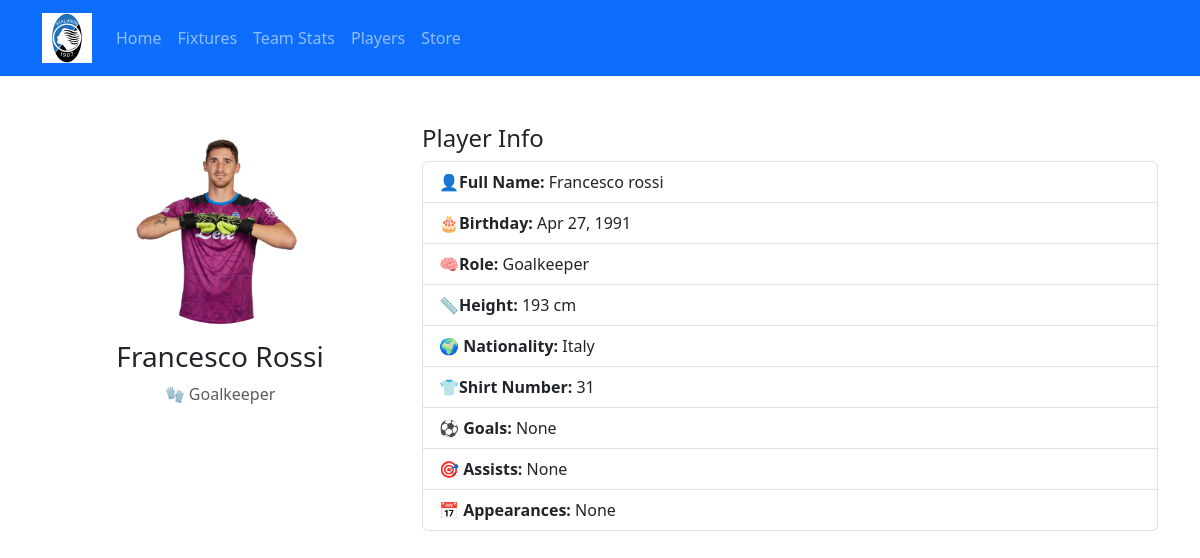
/player/4, run on the app's committed database.
### tables this page shows
CREATE TABLE Player (
                id INTEGER PRIMARY KEY AUTOINCREMENT,
                name TEXT NOT NULL,
                position TEXT NOT NULL,
                image TEXT NOT NULL
            , full_name TEXT, birthday TEXT, role TEXT, height TEXT, nationality TEXT, shirt_number INTEGER, goals INTEGER, assists INTEGER, appearances INTEGER);

### atalanta_bc_website/web.py (the view)
@app.route("/player/<int:player_id>")
def player_detail(player_id):
    conn = sqlite3.connect("database.db")
    cursor = conn.cursor()
    cursor.execute("SELECT * FROM Player WHERE id = ?", (player_id,))
    row = cursor.fetchone()
    conn.close()
    if row:
        player = {
            "id": row[0],
            "name": row[1],
            "position": row[2],
            "image": row[3],
            "full_name": row[4],
            "birthday": row[5],
            "role": row[6],
            "height": row[7],
            "nationality": row[8],
            "shirt_number": row[9],
            "goals": row[10],
            "assists": row[11],
            "appearances": row[12],
        }
        return render_template("player_detail.html", player=player)
    else:
        return "Player not found", 404

### atalanta_bc_website/templates/player_detail.html (shortened to what this page needs)
<!DOCTYPE html>
<html lang="en">
<head>
    <link href="https://cdn.jsdelivr.net/npm/bootstrap@5.3.0/dist/css/bootstrap.min.css" rel="stylesheet">
</head>
<body>
    {% include 'navbar.html' %}
    <div class="container mt-5">
        <div class="row">
            <div class="col-md-4 text-center">
                <img src="{{ url_for('static', filename='images/' ~ player.image) }}" class="img-fluid rounded-circle mb-3" width="200">
                <h3>{{ player.name }}</h3>
                <p class="text-muted">
                    {% if player.position == "Goalkeeper" %}
                        🧤 Goalkeeper
                    {% elif player.position == "Defender" %}
                        🛡️ Defender
                    {% elif player.position == "Midfielder" %}
                        🎯 Midfielder
                    {% elif player.position == "Forward" %}
                        ⚡ Forward
                    {% elif player.position == "Coach" %}
                        👔 Coach
                    {% else %}
                        {{ player.position }}
                    {% endif %}
                </p>
            </div>
            <div class="col-md-8">
                <h4>Player Info</h4>
                <ul class="list-group">
                    <li class="list-group-item"><strong>👤Full Name:</strong> {{ player.full_name }}</li>
                    <li class="list-group-item"><strong>🎂Birthday:</strong> {{ player.birthday }}</li>
                    <li class="list-group-item"><strong>🧠Role:</strong> {{ player.role }}</li>
                    <li class="list-group-item"><strong>📏Height:</strong> {{ player.height }}</li>
                    <li class="list-group-item"><strong>🌍 Nationality:</strong> {{ player.nationality }}</li>
                    <li class="list-group-item"><strong>👕Shirt Number:</strong> {{ player.shirt_number }}</li>
                    <li class="list-group-item"><strong>⚽ Goals:</strong> {{ player.goals }}</li>
                    <li class="list-group-item"><strong>🎯 Assists:</strong> {{ player.assists }}</li>
                    <li class="list-group-item"><strong>📅 Appearances:</strong> {{ player.appearances }}</li>
                </ul>
            </div>
        </div>
    </div>
</body>
</html>

### data on the page
Player: image (picture), name "Francesco Rossi", full_name "Francesco rossi", birthday "Apr 27, 1991", role "Goalkeeper", height "193 cm", nationality "Italy", shirt_number "31"

### other printed values
{{ player.goals }} "None"
{{ player.assists }} "None"
{{ player.appearances }} "None"
